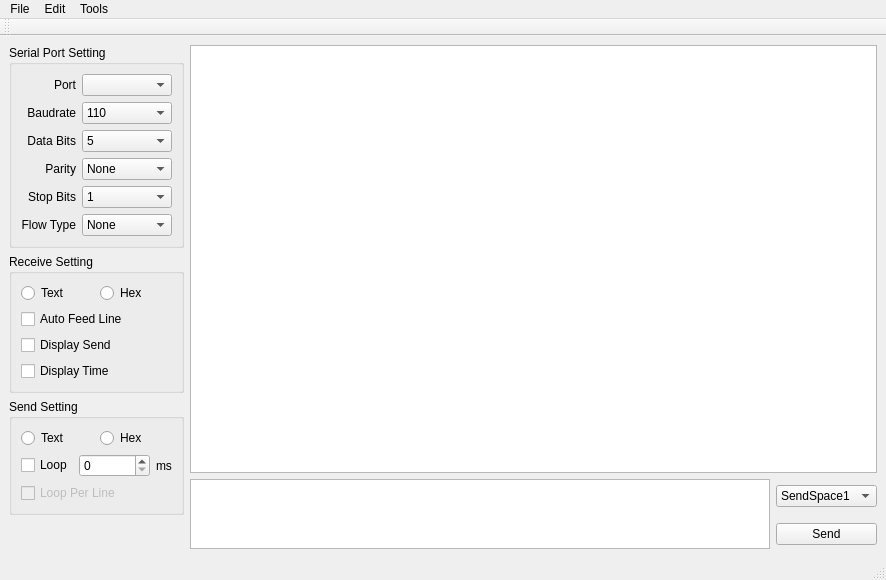
<?xml version="1.0" encoding="UTF-8"?>
<ui version="4.0">
 <class>MainWindow</class>
 <widget class="QMainWindow" name="MainWindow">
  <property name="geometry">
   <rect>
    <x>0</x>
    <y>0</y>
    <width>886</width>
    <height>580</height>
   </rect>
  </property>
  <property name="windowTitle">
   <string>ComAssist</string>
  </property>
  <property name="windowIcon">
   <iconset resource="../ComAssistant.qrc">
    <normaloff>:/ui/ComAssist.png</normaloff>:/ui/ComAssist.png</iconset>
  </property>
  <widget class="QWidget" name="centralwidget">
   <layout class="QHBoxLayout" name="horizontalLayout_4" stretch="0,1">
    <item>
     <layout class="QVBoxLayout" name="verticalLayout_3">
      <item>
       <widget class="QGroupBox" name="groupBoxPort">
        <property name="title">
         <string>Serial Port Setting</string>
        </property>
        <layout class="QGridLayout" name="gridLayout" columnstretch="0,1">
         <item row="0" column="0">
          <widget class="QLabel" name="label_port">
           <property name="text">
            <string>Port</string>
           </property>
           <property name="alignment">
            <set>Qt::AlignRight|Qt::AlignTrailing|Qt::AlignVCenter</set>
           </property>
          </widget>
         </item>
         <item row="0" column="1">
          <widget class="QComboBox" name="comboBox_port"/>
         </item>
         <item row="1" column="0">
          <widget class="QLabel" name="label_baudrate">
           <property name="text">
            <string>Baudrate</string>
           </property>
           <property name="alignment">
            <set>Qt::AlignRight|Qt::AlignTrailing|Qt::AlignVCenter</set>
           </property>
          </widget>
         </item>
         <item row="1" column="1">
          <widget class="QComboBox" name="comboBox_baudrate">
           <item>
            <property name="text">
             <string>110</string>
            </property>
           </item>
           <item>
            <property name="text">
             <string>300</string>
            </property>
           </item>
           <item>
            <property name="text">
             <string>600</string>
            </property>
           </item>
           <item>
            <property name="text">
             <string>1200</string>
            </property>
           </item>
           <item>
            <property name="text">
             <string>2400</string>
            </property>
           </item>
           <item>
            <property name="text">
             <string>4800</string>
            </property>
           </item>
           <item>
            <property name="text">
             <string>9600</string>
            </property>
           </item>
           <item>
            <property name="text">
             <string>19200</string>
            </property>
           </item>
           <item>
            <property name="text">
             <string>38400</string>
            </property>
           </item>
           <item>
            <property name="text">
             <string>57600</string>
            </property>
           </item>
           <item>
            <property name="text">
             <string>115200</string>
            </property>
           </item>
          </widget>
         </item>
         <item row="2" column="0">
          <widget class="QLabel" name="label_dataBits">
           <property name="text">
            <string>Data Bits</string>
           </property>
           <property name="alignment">
            <set>Qt::AlignRight|Qt::AlignTrailing|Qt::AlignVCenter</set>
           </property>
          </widget>
         </item>
         <item row="2" column="1">
          <widget class="QComboBox" name="comboBox_dataBits">
           <item>
            <property name="text">
             <string>5</string>
            </property>
           </item>
           <item>
            <property name="text">
             <string>6</string>
            </property>
           </item>
           <item>
            <property name="text">
             <string>7</string>
            </property>
           </item>
           <item>
            <property name="text">
             <string>8</string>
            </property>
           </item>
          </widget>
         </item>
         <item row="3" column="0">
          <widget class="QLabel" name="label_parity">
           <property name="text">
            <string>Parity</string>
           </property>
           <property name="alignment">
            <set>Qt::AlignRight|Qt::AlignTrailing|Qt::AlignVCenter</set>
           </property>
          </widget>
         </item>
         <item row="3" column="1">
          <widget class="QComboBox" name="comboBox_parity">
           <item>
            <property name="text">
             <string>None</string>
            </property>
           </item>
           <item>
            <property name="text">
             <string>Odd</string>
            </property>
           </item>
           <item>
            <property name="text">
             <string>Even</string>
            </property>
           </item>
           <item>
            <property name="text">
             <string>Mark</string>
            </property>
           </item>
           <item>
            <property name="text">
             <string>Space</string>
            </property>
           </item>
          </widget>
         </item>
         <item row="4" column="0">
          <widget class="QLabel" name="label_stopBits">
           <property name="text">
            <string>Stop Bits</string>
           </property>
           <property name="alignment">
            <set>Qt::AlignRight|Qt::AlignTrailing|Qt::AlignVCenter</set>
           </property>
          </widget>
         </item>
         <item row="4" column="1">
          <widget class="QComboBox" name="comboBox_stopBits">
           <item>
            <property name="text">
             <string>1</string>
            </property>
           </item>
           <item>
            <property name="text">
             <string>1.5</string>
            </property>
           </item>
           <item>
            <property name="text">
             <string>2</string>
            </property>
           </item>
          </widget>
         </item>
         <item row="5" column="0">
          <widget class="QLabel" name="label_flowType">
           <property name="text">
            <string>Flow Type</string>
           </property>
           <property name="alignment">
            <set>Qt::AlignRight|Qt::AlignTrailing|Qt::AlignVCenter</set>
           </property>
          </widget>
         </item>
         <item row="5" column="1">
          <widget class="QComboBox" name="comboBox_flowType">
           <item>
            <property name="text">
             <string>None</string>
            </property>
           </item>
           <item>
            <property name="text">
             <string>RTX/CTS</string>
            </property>
           </item>
           <item>
            <property name="text">
             <string>XON/XOFF</string>
            </property>
           </item>
          </widget>
         </item>
        </layout>
       </widget>
      </item>
      <item>
       <widget class="QGroupBox" name="groupBox_receive">
        <property name="title">
         <string>Receive Setting</string>
        </property>
        <layout class="QVBoxLayout" name="verticalLayout">
         <item>
          <layout class="QHBoxLayout" name="horizontalLayout">
           <item>
            <widget class="QRadioButton" name="radioButton_receiveText">
             <property name="text">
              <string>Text</string>
             </property>
            </widget>
           </item>
           <item>
            <widget class="QRadioButton" name="radioButton_receiveHex">
             <property name="text">
              <string>Hex</string>
             </property>
            </widget>
           </item>
          </layout>
         </item>
         <item>
          <widget class="QCheckBox" name="checkBox_feedLine">
           <property name="text">
            <string>Auto Feed Line</string>
           </property>
          </widget>
         </item>
         <item>
          <widget class="QCheckBox" name="checkBox_displaySend">
           <property name="text">
            <string>Display Send</string>
           </property>
          </widget>
         </item>
         <item>
          <widget class="QCheckBox" name="checkBox_distplayTime">
           <property name="text">
            <string>Display Time</string>
           </property>
          </widget>
         </item>
        </layout>
       </widget>
      </item>
      <item>
       <widget class="QGroupBox" name="groupBox_send">
        <property name="title">
         <string>Send Setting</string>
        </property>
        <layout class="QVBoxLayout" name="verticalLayout_2">
         <item>
          <layout class="QHBoxLayout" name="horizontalLayout_2">
           <item>
            <widget class="QRadioButton" name="radioButton_sendText">
             <property name="text">
              <string>Text</string>
             </property>
            </widget>
           </item>
           <item>
            <widget class="QRadioButton" name="radioButton_sendHex">
             <property name="text">
              <string>Hex</string>
             </property>
            </widget>
           </item>
          </layout>
         </item>
         <item>
          <layout class="QHBoxLayout" name="horizontalLayout_3" stretch="0,1,0">
           <item>
            <widget class="QCheckBox" name="checkBox_sendLoop">
             <property name="text">
              <string>Loop</string>
             </property>
            </widget>
           </item>
           <item>
            <widget class="QSpinBox" name="spinBox_loopTime"/>
           </item>
           <item>
            <widget class="QLabel" name="label_ms">
             <property name="text">
              <string>ms</string>
             </property>
             <property name="alignment">
              <set>Qt::AlignLeading|Qt::AlignLeft|Qt::AlignVCenter</set>
             </property>
            </widget>
           </item>
          </layout>
         </item>
         <item>
          <widget class="QCheckBox" name="checkBox_loopPerLine">
           <property name="enabled">
            <bool>false</bool>
           </property>
           <property name="text">
            <string>Loop Per Line</string>
           </property>
          </widget>
         </item>
        </layout>
       </widget>
      </item>
      <item>
       <spacer name="verticalSpacer">
        <property name="orientation">
         <enum>Qt::Vertical</enum>
        </property>
        <property name="sizeHint" stdset="0">
         <size>
          <width>20</width>
          <height>40</height>
         </size>
        </property>
       </spacer>
      </item>
     </layout>
    </item>
    <item>
     <layout class="QGridLayout" name="gridLayout_3">
      <item row="4" column="1">
       <widget class="QPushButton" name="pushButton_send">
        <property name="text">
         <string>Send</string>
        </property>
       </widget>
      </item>
      <item row="3" column="1">
       <widget class="QComboBox" name="comboBox_history">
        <item>
         <property name="text">
          <string>SendSpace1</string>
         </property>
        </item>
        <item>
         <property name="text">
          <string>SendSpace2</string>
         </property>
        </item>
        <item>
         <property name="text">
          <string>SendSpace3</string>
         </property>
        </item>
        <item>
         <property name="text">
          <string>SendSpace4</string>
         </property>
        </item>
        <item>
         <property name="text">
          <string>SendSpace5</string>
         </property>
        </item>
        <item>
         <property name="text">
          <string>SendSpace6</string>
         </property>
        </item>
       </widget>
      </item>
      <item row="0" column="0" colspan="2">
       <layout class="QGridLayout" name="gridLayout_2">
        <item row="0" column="0">
         <widget class="QPlainTextEdit" name="plainTextEdit_receive">
          <property name="acceptDrops">
           <bool>false</bool>
          </property>
          <property name="undoRedoEnabled">
           <bool>false</bool>
          </property>
          <property name="readOnly">
           <bool>true</bool>
          </property>
         </widget>
        </item>
       </layout>
      </item>
      <item row="3" column="0" rowspan="2">
       <widget class="QPlainTextEdit" name="plainTextEdit_send"/>
      </item>
     </layout>
    </item>
   </layout>
  </widget>
  <widget class="QMenuBar" name="menubar">
   <property name="geometry">
    <rect>
     <x>0</x>
     <y>0</y>
     <width>886</width>
     <height>26</height>
    </rect>
   </property>
   <widget class="QMenu" name="menuFile">
    <property name="title">
     <string>File</string>
    </property>
    <addaction name="actionExist"/>
   </widget>
   <widget class="QMenu" name="menuEdit">
    <property name="title">
     <string>Edit</string>
    </property>
    <addaction name="actionScan"/>
    <addaction name="separator"/>
    <addaction name="actionStart"/>
    <addaction name="actionPause"/>
    <addaction name="actionStop"/>
    <addaction name="separator"/>
    <addaction name="actionClear"/>
   </widget>
   <widget class="QMenu" name="menuTools">
    <property name="title">
     <string>Tools</string>
    </property>
    <addaction name="actionASCIITable"/>
    <addaction name="actionOptions"/>
   </widget>
   <addaction name="menuFile"/>
   <addaction name="menuEdit"/>
   <addaction name="menuTools"/>
  </widget>
  <widget class="QStatusBar" name="statusbar">
   <property name="sizeGripEnabled">
    <bool>true</bool>
   </property>
  </widget>
  <widget class="QToolBar" name="toolBar_editor">
   <property name="windowTitle">
    <string>toolBar</string>
   </property>
   <attribute name="toolBarArea">
    <enum>TopToolBarArea</enum>
   </attribute>
   <attribute name="toolBarBreak">
    <bool>false</bool>
   </attribute>
  </widget>
  <action name="actionExist">
   <property name="text">
    <string>Exit</string>
   </property>
  </action>
  <action name="actionStart">
   <property name="icon">
    <iconset resource="../ComAssistant.qrc">
     <normaloff>:/ui/start.png</normaloff>:/ui/start.png</iconset>
   </property>
   <property name="text">
    <string>Start</string>
   </property>
  </action>
  <action name="actionPause">
   <property name="icon">
    <iconset resource="../ComAssistant.qrc">
     <normaloff>:/ui/pause.png</normaloff>:/ui/pause.png</iconset>
   </property>
   <property name="text">
    <string>Pause</string>
   </property>
  </action>
  <action name="actionStop">
   <property name="icon">
    <iconset resource="../ComAssistant.qrc">
     <normaloff>:/ui/stop.png</normaloff>:/ui/stop.png</iconset>
   </property>
   <property name="text">
    <string>Stop</string>
   </property>
  </action>
  <action name="actionClear">
   <property name="icon">
    <iconset resource="../ComAssistant.qrc">
     <normaloff>:/ui/clear.png</normaloff>:/ui/clear.png</iconset>
   </property>
   <property name="text">
    <string>Clear</string>
   </property>
  </action>
  <action name="actionScan">
   <property name="icon">
    <iconset resource="../ComAssistant.qrc">
     <normaloff>:/ui/scan.png</normaloff>:/ui/scan.png</iconset>
   </property>
   <property name="text">
    <string>Scan</string>
   </property>
  </action>
  <action name="actionOptions">
   <property name="icon">
    <iconset resource="../ComAssistant.qrc">
     <normaloff>:/ui/options.png</normaloff>:/ui/options.png</iconset>
   </property>
   <property name="text">
    <string>Options...</string>
   </property>
  </action>
  <action name="actionASCIITable">
   <property name="text">
    <string>ASCII Table</string>
   </property>
  </action>
  <action name="actionCheckSum">
   <property name="text">
    <string>CheckSum</string>
   </property>
  </action>
 </widget>
 <resources>
  <include location="../ComAssistant.qrc"/>
 </resources>
 <connections/>
</ui>
